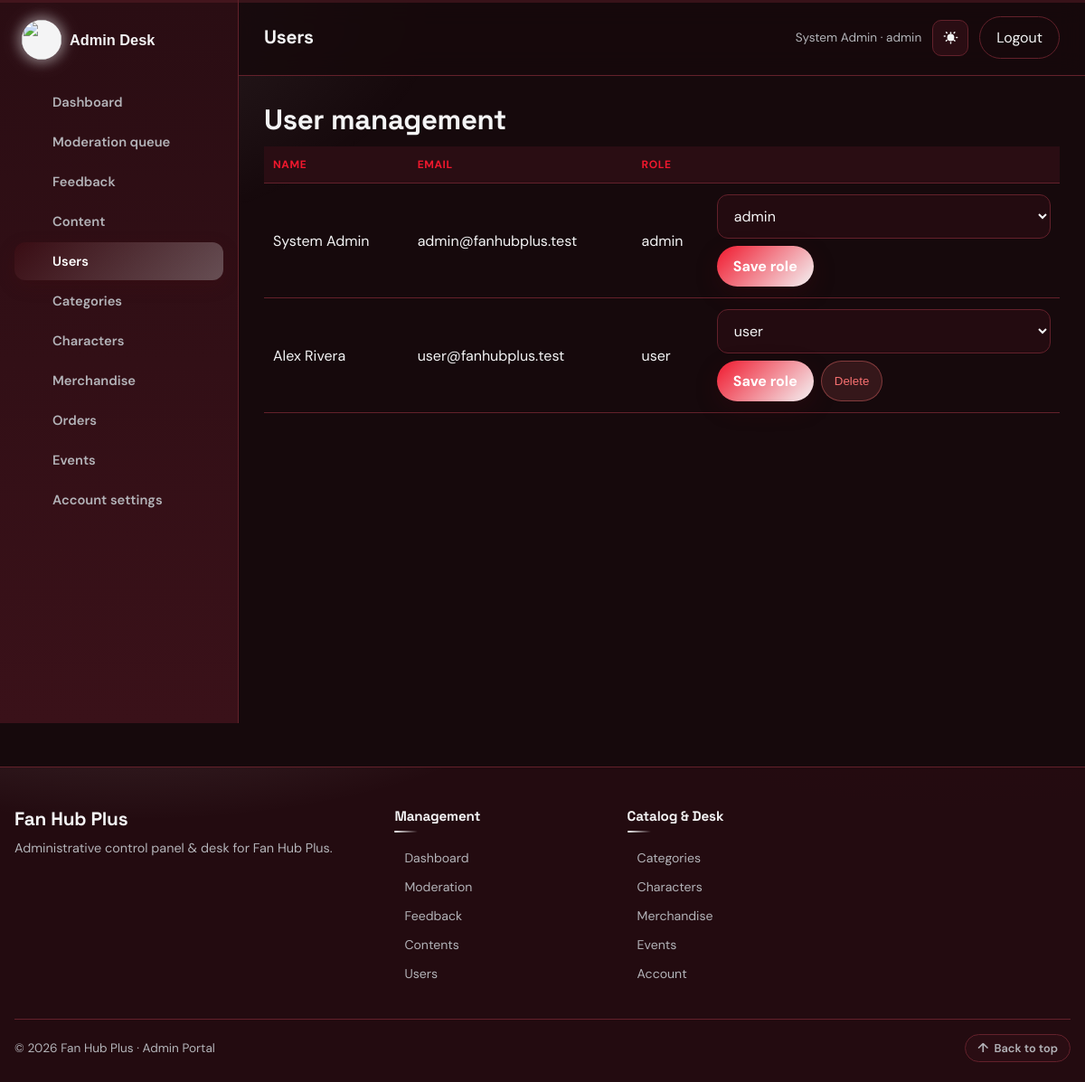
The page /admin/users.php (signed in) on the database its author committed.
### tables this page shows
CREATE TABLE users (
  id INT UNSIGNED AUTO_INCREMENT PRIMARY KEY,
  name VARCHAR(120) NOT NULL,
  email VARCHAR(160) NOT NULL UNIQUE,
  password VARCHAR(255) NOT NULL,
  role ENUM('user','admin') NOT NULL DEFAULT 'user',
  avatar VARCHAR(255) DEFAULT '',
  favorite_categories VARCHAR(255) DEFAULT '',
  theme ENUM('dark','light') NOT NULL DEFAULT 'dark',
  font_size ENUM('sm','md','lg') NOT NULL DEFAULT 'md',
  created_at DATETIME NOT NULL
);

### includes/functions.php (called while the page is built, shortened)
<?php
require_once __DIR__ . '/../config/db.php';
function e($value)
{
    return htmlspecialchars((string) $value, ENT_QUOTES, 'UTF-8');
}
function site_base_path()
{
    static $base_path = null;
    if ($base_path !== null) {
        return $base_path;
    }
    $project_root = realpath(__DIR__ . '/..');
    $document_root = isset($_SERVER['DOCUMENT_ROOT']) ? realpath($_SERVER['DOCUMENT_ROOT']) : false;
    if ($project_root !== false && $document_root !== false) {
        $project_root = str_replace('\\', '/', $project_root);
        $document_root = rtrim(str_replace('\\', '/', $document_root), '/');
        if ($project_root === $document_root) {
            $base_path = '';
        } elseif (strpos($project_root, $document_root . '/') === 0) {
            $base_path = substr($project_root, strlen($document_root));
        } else {
            $base_path = '';
        }
        return $base_path;
    }
    $script_name = isset($_SERVER['SCRIPT_NAME']) ? str_replace('\\', '/', $_SERVER['SCRIPT_NAME']) : '';
    $admin_position = strpos($script_name, '/admin/');
    $base_path = $admin_position === false ? dirname($script_name) : substr($script_name, 0, $admin_position);
    $base_path = $base_path === '/' || $base_path === '.' ? '' : rtrim($base_path, '/');
    return $base_path;
}
function site_url($path = '')
{
    $path = (string) $path;
    $base_path = site_base_path();
    $absolute_path = '/' . ltrim($path, '/');
    return $base_path . $absolute_path;
}
function db_query($sql)
{
    global $conn;
    try {
        $result = mysqli_query($conn, $sql);
        return $result;
    } catch (\Throwable $e) {
        return false;
    }
}
function db_all($sql)
{
    $result = db_query($sql);
    $rows = array();
    if ($result) {
        while ($row = mysqli_fetch_assoc($result)) {
            $rows[] = $row;
        }
    }
    return $rows;
}
function db_one($sql)
{
    $rows = db_all($sql);
    if (count($rows) > 0) {
        return $rows[0];
    }
    return null;
}
function current_user()
{
    $id = (int) $_SESSION['user_id'];
    return db_one("SELECT * FROM users WHERE id = $id LIMIT 1");
}
function is_admin()
{
    $user = current_user();
    return $user && $user['role'] === 'admin';
}
function require_admin()
{
    if (!is_admin()) {
        http_response_code(403);
        echo '<!DOCTYPE html><html><body style="font-family:sans-serif;padding:40px;background:#0b1020;color:#fff"><h1>Access denied</h1><p>Administrator privileges are required.</p><p><a href="' . e(site_url('/index.php')) . '" style="color:#7dd3fc">Back home</a></p></body></html>';
        exit;
    }
}
    ?>

### admin/users.php (the view, shortened to what this page needs)
<?php
require_once __DIR__ . '/../includes/functions.php';
require_admin();
$users = db_all("SELECT * FROM users ORDER BY id ASC");
$page_title = 'Users';
$active = 'users';
require __DIR__ . '/../includes/admin_header.php';
?>
        <h2 style="margin-top:0">User management</h2>
        <table class="table">
            <thead><tr><th>Name</th><th>Email</th><th>Role</th><th></th></tr></thead>
            <tbody>
            <?php foreach ($users as $u) { ?>
                <tr>
                    <td><?php echo e($u['name']); ?></td>
                    <td><?php echo e($u['email']); ?></td>
                    <td><?php echo e($u['role']); ?></td>
                    <td>
                        <form method="post" style="display:flex;gap:8px;flex-wrap:wrap">
                            <select name="role">
                                <option value="user" <?php echo $u['role'] === 'user' ? 'selected' : ''; ?>>user</option>
                                <option value="admin" <?php echo $u['role'] === 'admin' ? 'selected' : ''; ?>>admin</option>
                            </select>
                            <button class="btn" type="submit">Save role</button>
                            <?php if ((int) $u['id'] !== (int) current_user()['id']) { ?>
                                <button class="btn-danger" name="delete" value="1" onclick="return confirm('Delete user?')">Delete</button>
                            <?php } ?>
                        </form>
                    </td>
                </tr>
            <?php } ?>
            </tbody>
        </table>
<?php require __DIR__ . '/../includes/admin_footer.php'; ?>

### includes/admin_header.php (shortened to what this page needs)
<?php
require_once __DIR__ . '/functions.php';
$user = current_user();
$page_title = isset($page_title) ? $page_title : 'Admin';
$active = isset($active) ? $active : '';
$theme = 'dark';
$admin_links = array(
    array('key' => 'dashboard', 'href' => site_url('/admin/index.php'), 'label' => 'Dashboard'),
    array('key' => 'moderation', 'href' => site_url('/admin/moderation.php'), 'label' => 'Moderation queue'),
    array('key' => 'feedback', 'href' => site_url('/admin/feedback.php'), 'label' => 'Feedback'),
    array('key' => 'contents', 'href' => site_url('/admin/contents.php'), 'label' => 'Content'),
    array('key' => 'users', 'href' => site_url('/admin/users.php'), 'label' => 'Users'),
    array('key' => 'categories', 'href' => site_url('/admin/categories.php'), 'label' => 'Categories'),
    array('key' => 'characters', 'href' => site_url('/admin/characters.php'), 'label' => 'Characters'),
    array('key' => 'merch', 'href' => site_url('/admin/merch.php'), 'label' => 'Merchandise'),
    array('key' => 'orders', 'href' => site_url('/admin/orders.php'), 'label' => 'Orders'),
    array('key' => 'events', 'href' => site_url('/admin/events.php'), 'label' => 'Events'),
    array('key' => 'account', 'href' => site_url('/admin/account.php'), 'label' => 'Account settings'),
);
$admin_icons = array(
    'dashboard' => '<path d="M4 13h6V4H4v9Zm0 7h6v-5H4v5Zm10 0h6V11h-6v9Zm0-16v5h6V4h-6Z"/>',
    'moderation' => '<path d="M12 3 4 6v6c0 4.6 3.2 8.6 8 9.9 4.8-1.3 8-5.3 8-9.9V6l-8-3Zm-1.2 12.4-3.2-3.2 1.4-1.4 1.8 1.8 4.4-4.4 1.4 1.4-5.8 5.8Z"/>',
    'feedback' => '<path d="M4 4h16v12H8l-4 4V4Zm4 4v2h8V8H8Zm0 4v2h5v-2H8Z"/>',
    'contents' => '<path d="M6 3h9l5 5v13a1 1 0 0 1-1 1H6a1 1 0 0 1-1-1V4a1 1 0 0 1 1-1Zm8 1.5V9h4.5L14 4.5ZM8 13h8v1.6H8V13Zm0 3.4h8V18H8v-1.6ZM8 9.6h4v1.6H8V9.6Z"/>',
    'users' => '<path d="M12 12a4.5 4.5 0 1 0 0-9 4.5 4.5 0 0 0 0 9Zm0 2c-4 0-8 2-8 5v2h16v-2c0-3-4-5-8-5Z"/>',
    'categories' => '<path d="M4 4h7v7H4V4Zm9 0h7v7h-7V4ZM4 13h7v7H4v-7Zm9 0h7v7h-7v-7Z"/>',
    'characters' => '<path d="M12 2a5 5 0 0 1 5 5c0 2-1.1 3.6-2.7 4.5l.2 1.4 4 1.5c1 .4 1.5 1.2 1.5 2.2V20H8v-3.4c0-1 .6-1.8 1.5-2.2l4-1.5.2-1.4C12.1 10.6 11 9 11 7a5 5 0 0 1 1-3Z"/>',
    'merch' => '<path d="M7 4h10l1.5 3H5.5L7 4Zm-2 4h14l-1 12H6L5 8Zm5 3v6h4v-6h-4Z"/>',
    'orders' => '<path d="M7 18c-1.1 0-1.99.9-1.99 2S5.9 22 7 22s2-.9 2-2-.9-2-2-2zM1 2v2h2l3.6 7.59-1.35 2.45c-.16.28-.25.61-.25.96 0 1.1.9 2 2 2h12v-2H7.42c-.14 0-.25-.11-.25-.25l.03-.12.9-1.63h7.45c.75 0 1.41-.41 1.75-1.03l3.58-6.49A1.003 1.003 0 0 0 20 4H5.21l-.94-2H1zm16 16c-1.1 0-1.99.9-1.99 2s.89 2 1.99 2 2-.9 2-2-.9-2-2-2z"/>',
    'events' => '<path d="M7 2v2H5a2 2 0 0 0-2 2v2h18V6a2 2 0 0 0-2-2h-2V2h-2v2H9V2H7ZM3 10v9a2 2 0 0 0 2 2h14a2 2 0 0 0 2-2v-9H3Zm4 3h4v4H7v-4Z"/>',
    'account' => '<path d="M12 12a4.5 4.5 0 1 0 0-9 4.5 4.5 0 0 0 0 9Zm0 2c-4.4 0-8 2.2-8 5v2h16v-2c0-2.8-3.6-5-8-5Z"/>',
);
?>
<!DOCTYPE html>
<html lang="en" data-theme="<?php echo e($theme); ?>" data-font="md">
<head>
    <link rel="stylesheet" href="<?php echo e(site_url('/assets/css/app.css?v=' . filemtime(__DIR__ . '/../assets/css/app.css'))); ?>">
</head>
<body class="admin-body" id="top">
<div class="admin-shell">
    <aside class="admin-sidebar" id="adminSidebar">
        <a class="brand" href="<?php echo e(site_url('/admin/index.php')); ?>">
            <img class="brand-mark" src="<?php echo e(site_url('/assets/images/logo1.png')); ?>" alt="">
            <span>Admin <em>Desk</em></span>
        </a>
        <nav aria-label="Admin navigation">
            <?php foreach ($admin_links as $link) { ?>
                <a href="<?php echo e($link['href']); ?>" class="<?php echo $active === $link['key'] ? 'active' : ''; ?>">
                    <svg viewBox="0 0 24 24" fill="currentColor" aria-hidden="true"><?php echo $admin_icons[$link['key']]; ?></svg>
                    <span><?php echo e($link['label']); ?></span>
                </a>
            <?php } ?>
        </nav>
    </aside>
    <div class="admin-main">
        <header class="admin-topbar">
            <h1 class="admin-topbar-title"><?php echo e($page_title); ?></h1>
            <div class="who">
                <span class="meta"><?php echo e($user['name']); ?> · <?php echo e($user['role']); ?></span>
                <button type="button" class="icon-btn" id="themeToggle" aria-label="Switch to light theme" title="Toggle theme" aria-pressed="false">
                </button>
                <a class="btn-ghost" href="<?php echo e(site_url('/logout.php')); ?>">Logout</a>
            </div>
        </header>
        <main class="admin-page">

### rows shown on the page
users: name "System Admin", role "admin", email "admin@fanhubplus.test"
users: name "Alex Rivera", email "user@fanhubplus.test", role "user", shows "Delete"

### other values the page prints
$link['label'] "Dashboard"
$link['label'] "Moderation queue"
$link['label'] "Feedback"
$link['label'] "Content"
$link['label'] "Users"
$link['label'] "Categories"
$link['label'] "Characters"
$link['label'] "Merchandise"
$link['label'] "Orders"
$link['label'] "Events"
$link['label'] "Account settings"
$page_title "Users"
